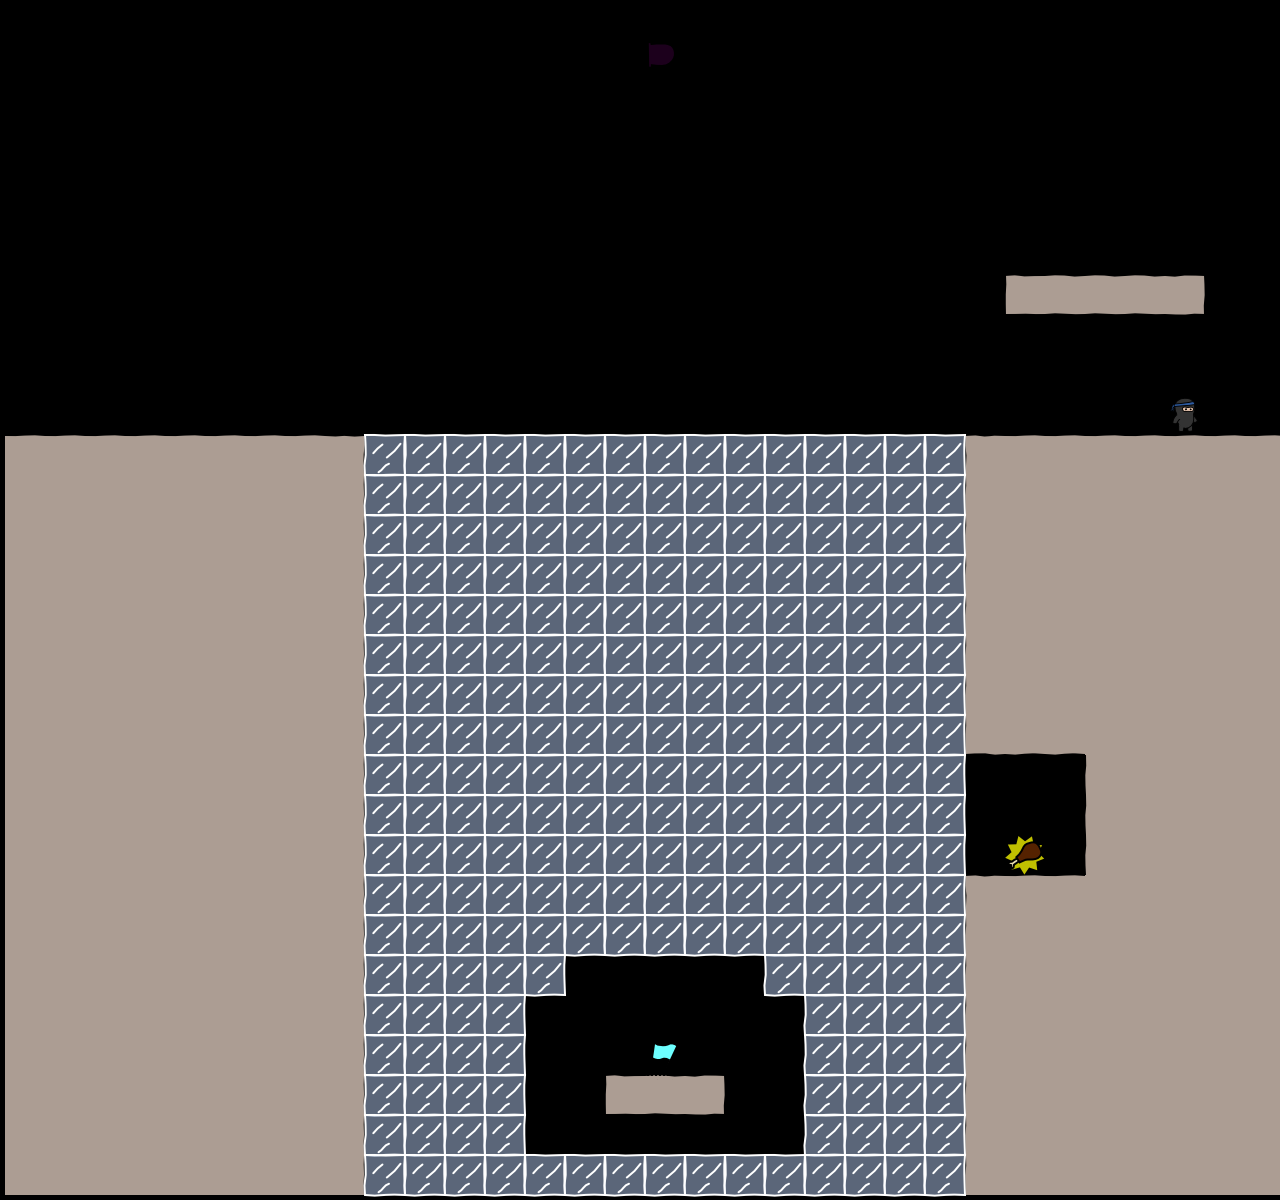

Rendered tile map (Tiled .tmx) drawn with the repository's tilesets; below, a short description and the map source with its tile grids summarised:
An orthogonal 32x30 tile map with 40x40 px tiles, 4 tile layers (bg, walls, objects, fg), 3 tilesets.

<map version="1.0" orientation="orthogonal" width="32" height="30" tilewidth="40" tileheight="40">
 <tileset firstgid="1" name="world1" tilewidth="50" tileheight="50">
  <image source="world1.png" width="400" height="400" />
 </tileset>
 <tileset firstgid="65" name="objectpalette" tilewidth="50" tileheight="50">
  <image source="objectpalette.png" width="400" height="500" />
 </tileset>
 <tileset firstgid="145" name="background" tilewidth="40" tileheight="40">
  <image source="background1.png" width="320" height="600" />
 </tileset>
 <layer name="bg" width="32" height="30">
  <data>[960 cells, 0 non-empty, 0 distinct tile ids]</data>
 </layer>
 <layer name="walls" width="32" height="30">
  <data>[960 cells, 322 non-empty, 11 distinct tile ids]</data>
 </layer>
 <layer name="objects" width="32" height="30">
  <data>[960 cells, 256 non-empty, 5 distinct tile ids]</data>
 </layer>
 <layer name="fg" width="32" height="30">
  <data>[960 cells, 0 non-empty, 0 distinct tile ids]</data>
 </layer>
</map>
